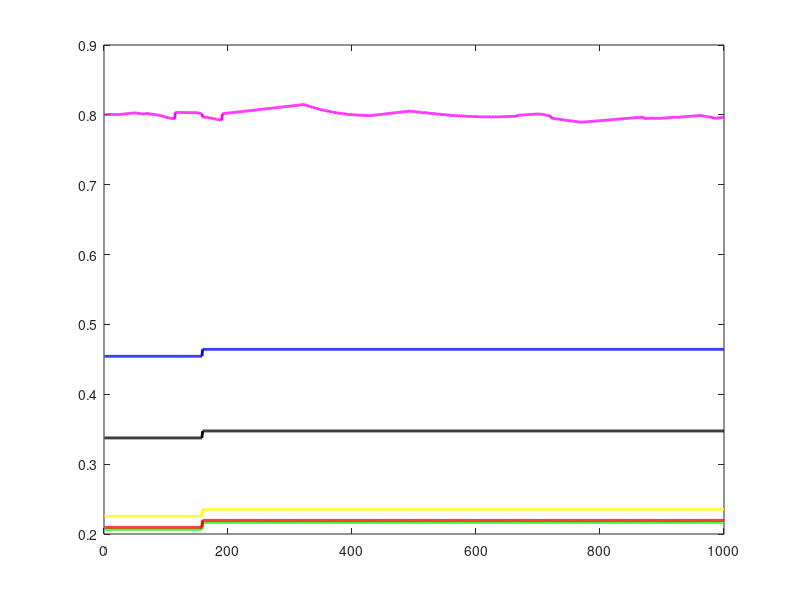
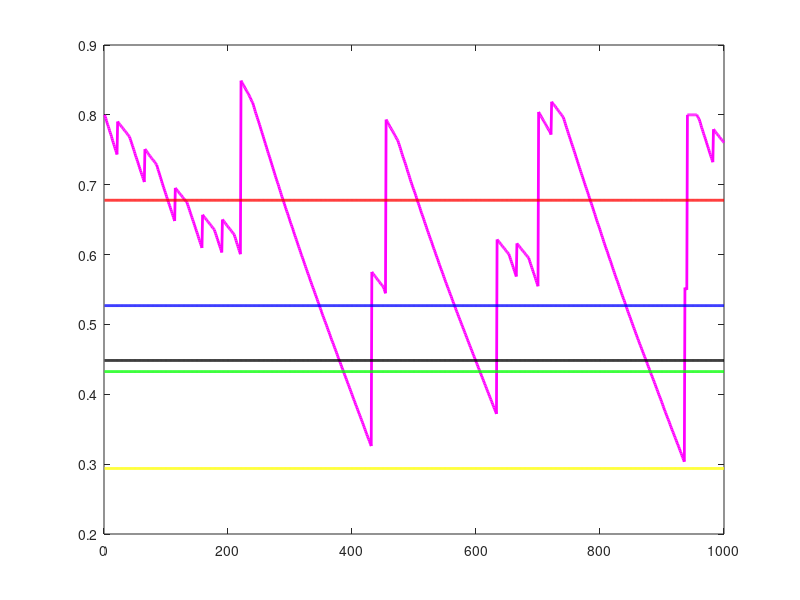
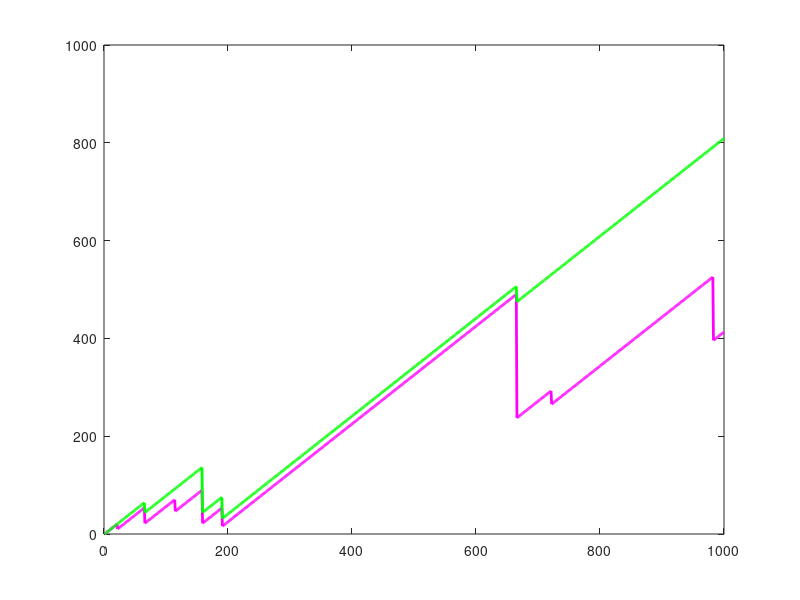

These figures' MATLAB source, in order:
clc
clear
 rand('seed',15) 
%% initial paremeters
n_prey=2;
n_pred=2;
timestep=1000; 
delta=0.05;

alfa = 1; % for speed match
beta=1;   % for position match
gamma=5.2;  % predation interaction
omg=5; % wall interaction

v_co = 10;  %max speed of chaser
v_to = 10;   % max speed of target
k_chase = -0.001; % the parameter of energy lose of predator during chasing
k_escape = -0.001;  %the parameter of energy lose of prey during escaping
k_nat = -0.002; % natural degradation
r_death = 1; %
delay= 20;
d0=1;   % expected distance

L=20;
R_area=20;  %radius of simulation world
R_wall=0.5; % width of wall
R_nei_prey = 5*r_death;  % neighbor distance for local best of prey
R_nei_pred = 5*r_death; % neighbor distance for local best of pred
U_c=0.0001; % the energy obtaining rate for a neighborless prey
unit_s = 0.1; % the energy obtained by pred from each prey when it is dead
in_e = 0.8; % initial energy
max_e = 1; % max energy
min_e = 0.3; %min energy
noise_pred = 0.1; %
noise_prey = 0.1; %
noise_active = 1; % start again with another random direction
cog = 1; % cognitive weight
soc = 1; % social weight
%% initial structure
z_prey=zeros(n_prey,10,timestep);
z_pred=zeros(n_pred,10,timestep);

pos_datax_22=zeros(n_pred,n_pred);
pos_datay_22=zeros(n_pred,n_pred);
spe_datax_22=zeros(n_pred,n_pred);
spe_datay_22=zeros(n_pred,n_pred);
pos_datax_11=zeros(n_prey,n_prey);
pos_datay_11=zeros(n_prey,n_prey);
spe_datax_11=zeros(n_prey,n_prey);
spe_datay_11=zeros(n_prey,n_prey);
datax_11=zeros(n_prey,n_prey);
datay_11=zeros(n_prey,n_prey);
datax_pred=zeros(n_pred,n_prey);
datay_pred=zeros(n_pred,n_prey);
chase_21=zeros(n_pred,n_prey);
chase_12=zeros(n_prey,n_pred);
f_ct_x=zeros(n_pred,1);
f_ct_y=zeros(n_pred,1);
prey_worse=zeros(n_prey,n_pred);
prey_normal=zeros(n_prey,n_pred);
stop_pred=zeros(n_pred,timestep);
E_ind=zeros(n_pred,n_prey);
gix_2=zeros(n_pred,1);
giy_2=zeros(n_pred,1);
pix_2=zeros(n_pred,1);
piy_2=zeros(n_pred,1);
gix_1=zeros(n_prey,1);
giy_1=zeros(n_prey,1);
pix_1=zeros(n_prey,1);
piy_1=zeros(n_prey,1);
fit_prey=zeros(n_prey,timestep);
sbest_prey=zeros(n_prey,6,timestep);
lbest_prey=zeros(n_prey,6,timestep);
fit_pred=zeros(n_pred,timestep);
sbest_pred=zeros(n_pred,6,timestep);
lbest_pred=zeros(n_pred,6,timestep);
%% initial position
%------------------------square initial postion--------------------
% a=L*rand(n_prey,4)-L/2;b=L*rand(n_pred,4)-L/2;c=in_e*ones(n_prey,1);d=in_e*ones(n_pred,1);e=rand(n_prey,5);f=rand(n_pred,5);
% z_pred(:,:,1)=[b,d,f];
% z_prey(:,:,1)=[a,c,e];

%------------ circle initial position--------------------------------------

ang_prey = 2*pi*rand(n_prey,1);ang_pred = 2*pi*rand(n_pred,1);
R_prey = R_area*rand(n_prey,1);R_pred = R_area*rand(n_pred,1);
xx = R_prey.*cos(ang_prey); xxx = R_pred.*cos(ang_pred);
yy = R_prey.*sin(ang_prey); yyy = R_pred.*sin(ang_pred);
a = [xx,yy]; aa=[xxx,yyy];
 b=zeros(n_prey,2); c = in_e*ones(n_prey,1);d=rand(n_prey,5);
 bb=zeros(n_pred,2); cc = in_e*ones(n_pred,1);dd=rand(n_pred,5);

z_prey(:,:,1)=[a,b,c,d];
z_pred(:,:,1)=[aa,bb,cc,dd];

%% initial positon and veclocity
gix_2(:)=z_pred(:,1,1);
giy_2(:)=z_pred(:,2,1);
pix_2(:)=z_pred(:,3,1);
piy_2(:)=z_pred(:,4,1);
gix_1(:)=z_prey(:,1,1);
giy_1(:)=z_prey(:,2,1);
pix_1(:)=z_prey(:,3,1);
piy_1(:)=z_prey(:,4,1);

%% initial fit, sbest and gbest
fit_prey(:,1)=zeros(n_prey,1); fit_pred(:,1)=zeros(n_pred,1);
sbest_prey(:,6,1)=zeros(n_prey,1); sbest_pred(:,6,1)=zeros(n_pred,1);
sbest_prey(:,1:5,1)=z_prey(:,6:10,1);sbest_pred(:,1:5,1)=z_pred(:,6:10,1);
lbest_prey(:,1:5,1) = z_prey(:,6:10,1);lbest_pred(:,1:5,1) = z_pred(:,6:10,1); % asume 1st agent is the global best
lbest_prey(:,6,1) = zeros(n_prey,1);lbest_pred(:,6,1) = zeros(n_pred,1);

%% main loop

for jj=2:timestep
  
    %% programme of predator
    for ii=1:n_pred
  
        for k=1:n_pred
 
          d_22=sqrt((z_pred(k,1,jj-1)-z_pred(ii,1,jj-1))^2+...
              (z_pred(k,2,jj-1)-z_pred(ii,2,jj-1))^2);
          if d_22<=z_pred(ii,7,jj-1)*R_area          
            if d_22==0
            pos_datax_22(ii,k)=0;
            pos_datay_22(ii,k)=0; 
            else
            valx=2*((1/d_22)-(d0/(d_22^3)))*(z_pred(k,1,jj-1)-z_pred(ii,1,jj-1))/d_22; %
            valy=2*((1/d_22)-(d0/(d_22^3)))*(z_pred(k,2,jj-1)-z_pred(ii,2,jj-1))/d_22;
            pos_datax_22(ii,k)=valx;
            pos_datay_22(ii,k)=valy;
            end
          else
            pos_datax_22(ii,k)=0;
            pos_datay_22(ii,k)=0;
          end
          if d_22<=z_pred(ii,6,jj-1)*R_area 
            vvalx=z_pred(k,3,jj-1);
            vvaly=z_pred(k,4,jj-1);
            spe_datax_22(ii,k)=vvalx;
            spe_datay_22(ii,k)=vvaly;
          else
            spe_datax_22(ii,k)=0;
            spe_datay_22(ii,k)=0;
          end
    
       end
    pos_x_22=sum(pos_datax_22,2);
    pos_y_22=sum(pos_datay_22,2);
    spe_x_22=sum(spe_datax_22,2);
    spe_y_22=sum(spe_datay_22,2);
        
    %% interaction between two groups for predator
        for kk=1:n_prey
            
           if z_prey(kk,5,jj-1)==-1000  % the prey is dead
           chase_21(ii,kk)=1000;  % make no influence 
           datax_pred(ii,kk) = 0; 
           datay_pred(ii,kk) = 0;
           E_ind(ii,kk)=0; % the number of dead
           else
        d_21=sqrt((z_pred(ii,1,jj-1)-z_prey(kk,1,jj-1))^2+...
              (z_pred(ii,2,jj-1)-z_prey(kk,2,jj-1))^2);
          if d_21<= r_death 
              chase_21(ii,kk)=1000;
              E_ind(ii,kk)=1; % the number of dead
              valx = 1/(chase_21(ii,kk))^10*...
                     (z_pred(ii,1,jj-1)-z_prey(kk,1,jj-1));
              valy = 1/(chase_21(ii,kk))^10*...
                     (z_pred(ii,2,jj-1)-z_prey(kk,2,jj-1));
              datax_pred(ii,kk)=valx;
              datay_pred(ii,kk)=valy; 
          elseif d_21<= z_pred(ii,9,jj-1)*R_area && d_21 >r_death
              val = d_21;
              chase_21(ii,kk)=val;
              valx = 1/(chase_21(ii,kk))^2*...
                     (z_pred(ii,1,jj-1)-z_prey(kk,1,jj-1));
              valy = 1/(chase_21(ii,kk))^2*...
                     (z_pred(ii,2,jj-1)-z_prey(kk,2,jj-1));
              datax_pred(ii,kk)=valx;
              datay_pred(ii,kk)=valy; 
              E_ind(ii,kk)=0; % the number of dead
          else
              E_ind(ii,kk)=0; % the number of dead
              chase_21(ii,kk)=1000;
              valx = 1/(chase_21(ii,kk))^10;
              valy = 1/(chase_21(ii,kk))^10;
              datax_pred(ii,kk)=valx;
              datay_pred(ii,kk)=valy;
              
          end
          end
        end
        
        
        %% arena
         d_area=sqrt(z_pred(ii,1,jj-1)^2+z_pred(ii,2,jj-1)^2);
         if d_area<R_area
             s=0;
         elseif d_area>=R_area && d_area<=R_area+R_wall
             s=-1/2*sin(pi*(d_area-R_area)/R_wall-pi/2)-1/2;
         elseif d_area>R_area+R_wall
             
             s=-1;
         else
       
         end
         
        f_wall_x(ii)=s*(v_co*z_pred(ii,1,jj-1)/d_area+z_pred(ii,3,jj-1));
        f_wall_y(ii)=s*(v_co*z_pred(ii,2,jj-1)/d_area+z_pred(ii,4,jj-1));
        
          ct_x(ii)=sum(datax_pred(ii,:));
          ct_y(ii)=sum(datay_pred(ii,:));
          f_ct_x(ii)=ct_x(ii)/sqrt((ct_x(ii))^2+(ct_y(ii))^2);  % 
          f_ct_y(ii)=ct_y(ii)/sqrt((ct_x(ii))^2+(ct_y(ii))^2);
              
          uix_2(ii)=beta*pos_x_22(ii)+alfa*spe_x_22(ii)-gamma*f_ct_x(ii)+omg*f_wall_x(ii);
          uiy_2(ii)=beta*pos_y_22(ii)+alfa*spe_y_22(ii)-gamma*f_ct_y(ii)+omg*f_wall_y(ii);
          
          v_c(ii) = z_pred(ii,8,jj-1)*v_co*sigmf(z_pred(ii,5,jj-1),[10 0.5]); % The magnitude of the velocity, a variable
%         v_c(ii) = v_co;
          % speed update
          pix_2(ii)=v_c(ii)*uix_2(ii)/(sqrt(uix_2(ii)^2+uiy_2(ii)^2));
          piy_2(ii)=v_c(ii)*uiy_2(ii)/(sqrt(uix_2(ii)^2+uiy_2(ii)^2));
          % noise
          xita_pred = 2*noise_pred*pi*rand()-noise_pred*pi;
          pix_2(ii)=pix_2(ii)*cos(xita_pred)-piy_2(ii)*sin(xita_pred);
          piy_2(ii)=piy_2(ii)*cos(xita_pred)+pix_2(ii)*sin(xita_pred);

          gix_2(ii)=gix_2(ii)+pix_2(ii)*delta;
          giy_2(ii)=giy_2(ii)+piy_2(ii)*delta;
          
    z_pred(ii,1,jj)=gix_2(ii);
    z_pred(ii,2,jj)=giy_2(ii);
    z_pred(ii,3,jj)=pix_2(ii);
    z_pred(ii,4,jj)=piy_2(ii);
    z_pred(ii,6:10,jj)=z_pred(ii,6:10,jj-1);
%% obtain theta
% dot(ii) = z_pred(ii,3,jj-1)*pix_2(ii)+z_pred(ii,4,jj-1)*piy_2(ii);
% module(ii) = sqrt((z_pred(ii,3,jj-1))^2+(z_pred(ii,4,jj-1))^2)*...
% sqrt((pix_2(ii))^2+(piy_2(ii))^2);
% yuxuan(ii)=dot(ii)/module(ii);            % cos(theta)=a*b/(/a/*/b/)
% theta(ii) = acos(yuxuan(ii));


dot(ii)=pix_2(ii)-z_pred(ii,3,jj-1);
module(ii)=sqrt((pix_2(ii)-z_pred(ii,3,jj-1))^2+(piy_2(ii)-z_pred(ii,4,jj-1))^2);
yuxuan(ii)=dot(ii)/module(ii);            % cos(theta)=a/sart(a^2+b^2)
theta(ii) = acos(yuxuan(ii));

%% energy update
if z_pred(ii,5,jj-1)<min_e 
    z_pred(ii,5,jj)=-1000;  % dead label
elseif z_pred(ii,5,jj-1)>=max_e
    z_pred(ii,5,jj)=max_e;
else
end   


 
%% obtain fit, sbest and gbest of pred

if z_pred(ii,5,jj)==-1000 % obtain fit
    fit_pred(ii,jj)=0;
else 
    fit_pred(ii,jj)=fit_pred(ii,jj-1)+1;
end

if fit_pred(ii,jj)>sbest_pred(ii,6,jj-1) % obtain sbest
    sbest_pred(ii,6,jj)=fit_pred(ii,jj);
    sbest_pred(ii,1:5,jj)=z_pred(ii,6:10,jj);
else 
    sbest_pred(ii,:,jj)=sbest_pred(ii,:,jj-1);
    
end

for k = 1 :n_pred   %obtain local best
   d_22=sqrt((z_pred(k,1,jj-1)-z_pred(ii,1,jj-1))^2+...
              (z_pred(k,2,jj-1)-z_pred(ii,2,jj-1))^2);
          if d_22<R_nei_pred
              val = fit_pred(k,jj);
              fit_pred_neigh(ii,k) = val;
          else
              val = 0;
              fit_pred_neigh(ii,k) = val; 
          end

end

[lbest_pred(ii,6,jj),index]=max(fit_pred_neigh(ii,:));  % locl best

if lbest_pred(ii,6,jj)>lbest_pred(ii,6,jj-1)
    lbest_pred(ii,6,jj)=lbest_pred(ii,6,jj);
    lbest_pred(ii,1:5,jj)=z_pred(index,6:10,jj-1);
else
    lbest_pred(ii,6,jj)=lbest_pred(ii,6,jj-1);
    lbest_pred(ii,:,jj)=lbest_pred(ii,:,jj-1); 
end


% rebirth of predators and energy update

if z_pred(ii,5,jj)==-1000
    
   %---------------particle swarm optimization tendency------
    A = rand();B = rand(); C=A+B;
   z_pred(ii,6,jj) = z_pred(ii,6,jj-1)+...
     cog*(A/C)*(sbest_pred(ii,1,jj)-z_pred(ii,6,jj-1))+...
     soc*(B/C)*(lbest_pred(ii,1,jj)-z_pred(ii,6,jj-1));
   z_pred(ii,7,jj) = z_pred(ii,7,jj-1)+...
     cog*(A/C)*(sbest_pred(ii,2,jj)-z_pred(ii,7,jj-1))+...
     soc*(B/C)*(lbest_pred(ii,2,jj)-z_pred(ii,7,jj-1));
   z_pred(ii,8,jj) = z_pred(ii,8,jj-1)+...
     cog*(A/C)*(sbest_pred(ii,3,jj)-z_pred(ii,8,jj-1))+...
     soc*(B/C)*(lbest_pred(ii,3,jj)-z_pred(ii,8,jj-1));
   z_pred(ii,9,jj) = z_pred(ii,9,jj-1)+...
     cog*(A/C)*(sbest_pred(ii,4,jj)-z_pred(ii,9,jj-1))+...
     soc*(B/C)*(lbest_pred(ii,4,jj)-z_pred(ii,9,jj-1));
   z_pred(ii,10,jj) = z_pred(ii,10,jj-1)+...
     cog*(A/C)*(sbest_pred(ii,5,jj)-z_pred(ii,10,jj-1))+...
     soc*(B/C)*(lbest_pred(ii,5,jj)-z_pred(ii,10,jj-1));
    
 %---------------%average tendency------    
    
%   AVG_pred = (sum(z_pred(:,:,jj-1),1)-z_pred(ii,:,jj-1))/(n_pred-1);
%   z_pred(ii,6:10,jj) = AVG_pred(6:10);    
    
 %----------------------------------------------------------   
    z_pred(ii,5,jj)=0.8;   % the energy level of newbirth
  
    angle = 2*pi*rand();
    R_re = R_area*rand();
    a = R_re*cos(angle);
    b = R_re*sin(angle);
    c=zeros(1,2);
    z_pred(ii,1:4,jj)=[a,b,c];    
    
    gix_2(ii)=z_pred(ii,1,jj);
    giy_2(ii)=z_pred(ii,2,jj);
    pix_2(ii)=z_pred(ii,3,jj);
    piy_2(ii)=z_pred(ii,4,jj);
else 
    
E_add(ii) = sum(E_ind(ii,:))*unit_s;%
z_pred(ii,5,jj) = z_pred(ii,5,jj-1) + E_add(ii) +...
k_chase*((v_c(ii)/v_co)^2+(theta(ii)/pi)^2)+...
k_nat; % 
end



%% handling time 
if jj>3
if z_pred(ii,5,jj-1)>z_pred(ii,5,jj-2) 
    stop_pred(ii,jj)=jj-1;
elseif z_pred(ii,5,jj-1)==z_pred(ii,5,jj-2) 
    stop_pred(ii,jj)=stop_pred(ii,jj-1);
else
    stop_pred(ii,jj)=jj-1-delay;
end
if jj<stop_pred(ii,jj)+delay
    z_pred(ii,:,jj)=z_pred(ii,:,jj-1);
    gix_2(ii) = z_pred(ii,1,jj); % update gix and giy 
    giy_2(ii) = z_pred(ii,2,jj);  % 
    pix_2(ii) = z_pred(ii,3,jj);
    piy_2(ii) = z_pred(ii,4,jj);
    % random moving direction when start again
    xita_active= 2*noise_active*pi*rand()-noise_active*pi;
    pix_2(ii)=pix_2(ii)*cos(xita_active)-piy_2(ii)*sin(xita_active);
    piy_2(ii)=piy_2(ii)*cos(xita_active)+pix_2(ii)*sin(xita_active);
    z_pred(ii,3,jj)=pix_2(ii);
    z_pred(ii,4,jj)=piy_2(ii);
    
end
end   
          
    
    end  
    
%% the stage of prey==========================================================
   for ii=1:n_prey
         
            
      for k=1:n_prey   % interaction among preys
          % 
          d_11=sqrt((z_prey(k,1,jj-1)-z_prey(ii,1,jj-1))^2+...
              (z_prey(k,2,jj-1)-z_prey(ii,2,jj-1))^2);
          if d_11<=z_prey(ii,7,jj-1)*R_area
            %
            if d_11==0
                pos_datax_11(ii,k)=0;
                pos_datay_11(ii,k)=0;
                prey_neibour(ii,k)=1;
            else
            valx=2*((1/d_11)-(d0/(d_11^3)))*(z_prey(k,1,jj-1)-z_prey(ii,1,jj-1))/d_11; %
            valy=2*((1/d_11)-(d0/(d_11^3)))*(z_prey(k,2,jj-1)-z_prey(ii,2,jj-1))/d_11;
            pos_datax_11(ii,k)=valx;
            pos_datay_11(ii,k)=valy;
            prey_neibour(ii,k)=1; % obtain the competition from other preys, neighos come from postin match
            end
          else
            pos_datax_11(ii,k)=0;
            pos_datay_11(ii,k)=0;
            prey_neibour(ii,k)=0; % obtain the competition from other preys
          end
          if d_11<=z_prey(ii,6,jj-1)*R_area %
            vvalx=z_prey(k,3,jj-1);
            vvaly=z_prey(k,4,jj-1);
            spe_datax_11(ii,k)=vvalx;
            spe_datay_11(ii,k)=vvaly;
          else
            spe_datax_11(ii,k)=0;
            spe_datay_11(ii,k)=0;
          end
       
      end
    pos_x_11=sum(pos_datax_11,2);
    pos_y_11=sum(pos_datay_11,2);
    spe_x_11=sum(spe_datax_11,2);
    spe_y_11=sum(spe_datay_11,2);
    Peer_num = sum(prey_neibour,2); % obtain the competition from other preys, neighos come from postin match
   
    %% interaction between two groups for prey       
    for kk=1:n_pred      
        if z_prey(ii,5,jj-1)==-1000
           chase_12(ii,kk)=1000;  % make no influence 
           datax(ii,kk) = 0; 
           datay(ii,kk) = 0;
        else
 
         d_12=sqrt((z_prey(ii,1,jj-1)-z_pred(kk,1,jj-1))^2+...
              (z_prey(ii,2,jj-1)-z_pred(kk,2,jj-1))^2);
          if d_12<=z_prey(ii,9,jj-1)*R_area && d_12>=r_death  % see the predator but alive
              val = d_12;
              chase_12(ii,kk)=val;
              valx = 1/(chase_12(ii,kk)-r_death)^2*...
                     (z_prey(ii,1,jj-1)-z_pred(kk,1,jj-1));
              valy = 1/(chase_12(ii,kk)-r_death)^2*...
                     (z_prey(ii,2,jj-1)-z_pred(kk,2,jj-1));
              datax(ii,kk)=valx;
              datay(ii,kk)=valy;
              prey_normal(ii,kk)=0;
              prey_worse(ii,kk)=1;
          elseif  d_12<r_death   
              z_prey(ii,5,jj)=-1000; % label the dead, the only place to deal with the dead prey
              chase_12(ii,kk)=1000;
              valx = 1/(chase_12(ii,kk)-r_death)^2*...
                     (z_prey(ii,1,jj-1)-z_pred(kk,1,jj-1));
              valy = 1/(chase_12(ii,kk)-r_death)^2*...
                     (z_prey(ii,2,jj-1)-z_pred(kk,2,jj-1));
              datax(ii,kk)=valx;
              datay(ii,kk)=valy;  
              prey_normal(ii,kk)=1;
              prey_worse(ii,kk)=0;
          else % 
              chase_12(ii,kk)=1000;
              valx = 1/(chase_12(ii,kk)-r_death)^2;
              valy = 1/(chase_12(ii,kk)-r_death)^2;
              datax(ii,kk)=valx;
              datay(ii,kk)=valy; 
              prey_normal(ii,kk)=1;
              prey_worse(ii,kk)=0;
          end
        end
    end
    worse(ii)=any(prey_worse(ii,:)==1); % logic of run
    normal(ii)=all(prey_normal(ii,:)==1); % logic of eating
    prey_stop(ii)=1-normal(ii); %logic of prey moving 
    %% arean constraints
    %% arena
         d_area=sqrt(z_prey(ii,1,jj-1)^2+z_prey(ii,2,jj-1)^2);
         if d_area<R_area
             s=0;
         elseif d_area>=R_area && d_area<=R_area+R_wall
             s=-1/2*sin(pi*(d_area-R_area)/R_wall-pi/2)-1/2;
         elseif d_area>R_area+R_wall
             
             s=-1;
         else
       
         end
         
        f_wall_x(ii)=s*(v_to*z_prey(ii,1,jj-1)/d_area+z_prey(ii,3,jj-1));
        f_wall_y(ii)=s*(v_to*z_prey(ii,2,jj-1)/d_area+z_prey(ii,4,jj-1));
    

              ctx(ii)=sum(datax(ii,:));
              cty(ii)=sum(datay(ii,:));
              f_ct_x(ii)=ctx(ii)/sqrt((ctx(ii))^2+(cty(ii))^2);  % 
              f_ct_y(ii)=cty(ii)/sqrt((ctx(ii))^2+(cty(ii))^2);
           
   %% 
          uix_1(ii)=beta*pos_x_11(ii)+alfa*spe_x_11(ii)+gamma*f_ct_x(ii)+omg*f_wall_x(ii);
          uiy_1(ii)=beta*pos_y_11(ii)+alfa*spe_y_11(ii)+gamma*f_ct_y(ii)+omg*f_wall_y(ii);
      
          v_t(ii) = z_prey(ii,8,jj-1)*v_to*sigmf(z_prey(ii,5,jj-1),[10 0.5]);  % The magnitude of the velocity, a variable
%            v_t(ii)=v_to;  % the speed is a constant
          
          
          pix_1(ii)=v_t(ii)*uix_1(ii)/(sqrt(uix_1(ii)^2+uiy_1(ii)^2));
          piy_1(ii)=v_t(ii)*uiy_1(ii)/(sqrt(uix_1(ii)^2+uiy_1(ii)^2));
          
          % noise
          xita_prey = 2*noise_prey*pi*rand()-noise_prey*pi;
          pix_1(ii)=pix_1(ii)*cos(xita_prey)-piy_1(ii)*sin(xita_prey);
          piy_1(ii)=piy_1(ii)*cos(xita_prey)+pix_1(ii)*sin(xita_prey);
         
          gix_1(ii)=gix_1(ii)+pix_1(ii)*delta*prey_stop(ii);  % postion update, so each iteration should mention gix, giy and pix, piy
          giy_1(ii)=giy_1(ii)+piy_1(ii)*delta*prey_stop(ii);
   
    z_prey(ii,1,jj)=gix_1(ii);
    z_prey(ii,2,jj)=giy_1(ii);
    z_prey(ii,3,jj)=pix_1(ii);
    z_prey(ii,4,jj)=piy_1(ii);
    z_prey(ii,6:10,jj)=z_prey(ii,6:10,jj-1);  % keep unchanged unless any claim      
%% obtain theta_prey(ii)    
% dot_prey(ii) = z_prey(ii,3,jj-1)*pix_1(ii)+z_prey(ii,4,jj-1)*piy_1(ii);
% module_prey(ii) = sqrt((z_prey(ii,3,jj-1))^2+(z_prey(ii,4,jj-1))^2)*...
%     sqrt((pix_1(ii))^2+(piy_1(ii))^2);
% yuxuan_prey(ii)=dot_prey(ii)/module_prey(ii);
% theta_prey(ii) = acos(yuxuan_prey(ii));


dot_prey(ii)=pix_1(ii)-z_prey(ii,3,jj-1);
module_prey(ii)=sqrt((pix_1(ii)-z_prey(ii,3,jj-1))^2+(piy_1(ii)-z_prey(ii,4,jj-1))^2);
yuxuan_prey(ii)=dot_prey(ii)/module_prey(ii);            % cos(theta)=a/sart(a^2+b^2)
theta_prey(ii) = acos(yuxuan_prey(ii));



%% obtain fit, sbest and gbest/local best

if z_prey(ii,5,jj)==-1000 % obtain fit
    fit_prey(ii,jj)=0;
else 
    fit_prey(ii,jj)=fit_prey(ii,jj-1)+1;
end

if fit_prey(ii,jj)>sbest_prey(ii,6,jj-1) % obtain sbest
    sbest_prey(ii,6,jj)=fit_prey(ii,jj);
    sbest_prey(ii,1:5,jj)=z_prey(ii,6:10,jj);
else 
    sbest_prey(ii,:,jj)=sbest_prey(ii,:,jj-1);
    
end


for k = 1 :n_prey   %obtain local best
   d_11=sqrt((z_prey(k,1,jj-1)-z_prey(ii,1,jj-1))^2+...
              (z_prey(k,2,jj-1)-z_prey(ii,2,jj-1))^2);
          if d_11<R_nei_prey
              val = fit_prey(k,jj);
              fit_prey_neigh(ii,k) = val;
          else
              val = 0;
              fit_prey_neigh(ii,k) = val; 
          end

end

[lbest_prey(ii,6,jj),index]=max(fit_prey_neigh(ii,:));  % locl best

if lbest_prey(ii,6,jj)>lbest_prey(ii,6,jj-1)
    lbest_prey(ii,6,jj)=lbest_prey(ii,6,jj);
    lbest_prey(ii,1:5,jj)=z_prey(index,6:10,jj-1);
else
    lbest_prey(ii,6,jj)=lbest_prey(ii,6,jj-1);
    lbest_prey(ii,:,jj)=lbest_prey(ii,:,jj-1); 
end

%% energy update  and  rebirth of preys 

if z_prey(ii,5,jj)==-1000
    
 %-------------------------------------------------------------------   
%  % average tendency
%   AVG = (sum(z_prey(:,:,jj-1),1)-z_prey(ii,:,jj-1))/(n_prey-1);
%   z_prey(ii,6:10,jj) = AVG(6:10);   
 %------------------------------------------------------------------  
 % particle swarm optimization tendency
A = rand();B = rand(); C=A+B;

if rand()<0.1 % 10% Mutation rate
D=0.2*rand()-0.1;
else
    D=0;
end

   z_prey(ii,6,jj) = z_prey(ii,6,jj-1)+...
     cog*(A/C)*(sbest_prey(ii,1,jj)-z_prey(ii,6,jj-1))+...
     soc*(B/C)*(lbest_prey(ii,1,jj)-z_prey(ii,6,jj-1))+D;
   z_prey(ii,7,jj) = z_prey(ii,7,jj-1)+...
     cog*(A/C)*(sbest_prey(ii,2,jj)-z_prey(ii,7,jj-1))+...
     soc*(B/C)*(lbest_prey(ii,2,jj)-z_prey(ii,7,jj-1))+D;
   z_prey(ii,8,jj) = z_prey(ii,8,jj-1)+...
     cog*(A/C)*(sbest_prey(ii,3,jj)-z_prey(ii,8,jj-1))+...
     soc*(B/C)*(lbest_prey(ii,3,jj)-z_prey(ii,8,jj-1))+D;
   z_prey(ii,9,jj) = z_prey(ii,9,jj-1)+...
     cog*(A/C)*(sbest_prey(ii,4,jj)-z_prey(ii,9,jj-1))+...
     soc*(B/C)*(lbest_prey(ii,4,jj)-z_prey(ii,9,jj-1))+D;
   z_prey(ii,10,jj) = z_prey(ii,10,jj-1)+...
     cog*(A/C)*(sbest_prey(ii,5,jj)-z_prey(ii,10,jj-1))+...
     soc*(B/C)*(lbest_prey(ii,5,jj)-z_prey(ii,10,jj-1))+D;
 %-----------feasible area------------------------------------------
 if z_prey(ii,6,jj)<0
     z_prey(ii,6,jj)=0.1;
 else
 end
  if z_prey(ii,7,jj)<0
     z_prey(ii,7,jj)=0.1;
 else
  end
  if z_prey(ii,8,jj)<0
     z_prey(ii,8,jj)=0.1;
 else
  end
  if z_prey(ii,9,jj)<0
     z_prey(ii,9,jj)=0.1;
 else
  end
  if z_prey(ii,10,jj)<0
     z_prey(ii,10,jj)=0.1;
 else
 end
 %----------------------------------------------------------------
    z_prey(ii,5,jj)=0.8;   % the energy level of newbirth
    angle = 2*pi*rand();
    R_re = R_area*rand();
    a = R_re*cos(angle);
    b = R_re*sin(angle);
    c=zeros(1,2);
    z_prey(ii,1:4,jj)=[a,b,c];     
    gix_1(ii)=z_prey(ii,1,jj);
    giy_1(ii)=z_prey(ii,2,jj);
    pix_1(ii)=z_prey(ii,3,jj);
    piy_1(ii)=z_prey(ii,4,jj);
else 
    z_prey(ii,5,jj) = z_prey(ii,5,jj-1)+worse(ii)*k_escape*((v_t(ii)/v_to)^2+(theta_prey(ii)/pi)^2)+normal(ii)*U_c/Peer_num(ii); 
    z_prey(ii,6:10,jj)=z_prey(ii,6:10,jj-1); %update strategy sets
end  

%% normalization the energy of prey
if z_prey(ii,5,jj)<0 && z_prey(ii,5,jj)>-1000
    z_prey(ii,5,jj)=0;
elseif z_prey(ii,5,jj)>max_e
    z_prey(ii,5,jj)=max_e;
elseif z_prey(ii,5,jj)<min_e && z_prey(ii,5,jj)>0
    z_prey(ii,5,jj)=min_e;
end
    

    
             
   end
   
   %% data collection
   
   ESS_prey = mean(z_prey);
   ESS_pred = mean(z_pred);
   
   lif_prey = mean(fit_prey);
   max_prey = max(fit_prey);
   
     fprintf('times: %d \n',jj);
end

figure(1)

ESS_1=reshape(ESS_prey,10,timestep);


plot(ESS_1(5,:),'-m','LineWidth',2);
hold on
plot(ESS_1(6,:),'-g','LineWidth',2);
hold on
plot(ESS_1(7,:),'-k','LineWidth',2);
hold on
plot(ESS_1(8,:),'-b','LineWidth',2);
hold on
plot(ESS_1(9,:),'-r','LineWidth',2);
hold on
plot(ESS_1(10,:),'-y','LineWidth',2);
hold on
best_prey = ESS_1(:,end)
figure(2)

ESS_2=reshape(ESS_pred,10,timestep);


plot(ESS_2(5,:),'-m','LineWidth',2);
hold on
plot(ESS_2(6,:),'-g','LineWidth',2);
hold on
plot(ESS_2(7,:),'-k','LineWidth',2);
hold on
plot(ESS_2(8,:),'-b','LineWidth',2);
hold on
plot(ESS_2(9,:),'-r','LineWidth',2);
hold on
plot(ESS_2(10,:),'-y','LineWidth',2);
hold on


best_pred = ESS_2(:,end)

% figure (3)
%    plot(z_pred(:,1,1),z_pred(:,2,1),'^r');
%    hold on
%    plot(z_pred(:,1,end),z_pred(:,2,end),'^r','markerfacecolor','r');
%    hold on
%    
%    plot(z_prey(:,1,1),z_prey(:,2,1),'og');
%    hold on
%    plot(z_prey(:,1,end),z_prey(:,2,end),'og','markerfacecolor','g');
%    hold on
%    
%    axis equal
%  %=================================================      
%        
%         
%  aaa=z_pred(:,1,:);
%  bbb=z_pred(:,2,:);
%  aaa=reshape(aaa,n_pred,timestep);
%  bbb=reshape(bbb,n_pred,timestep);
%  for kkk=1:n_pred
%   plot(aaa(kkk,:),bbb(kkk,:),':b');
%   hold on
%  end
%  
%  ccc=z_prey(:,1,:);
%  ddd=z_prey(:,2,:);
%  ccc=reshape(ccc,n_prey,timestep);
%  ddd=reshape(ddd,n_prey,timestep);
%  for kkk=1:n_prey
%   plot(ccc(kkk,:),ddd(kkk,:),':k');
%   hold on
%  end   
 
 figure(4)
plot(lif_prey,'-m','LineWidth',2);
hold on  
plot(max_prey,'-g','LineWidth',2);
     